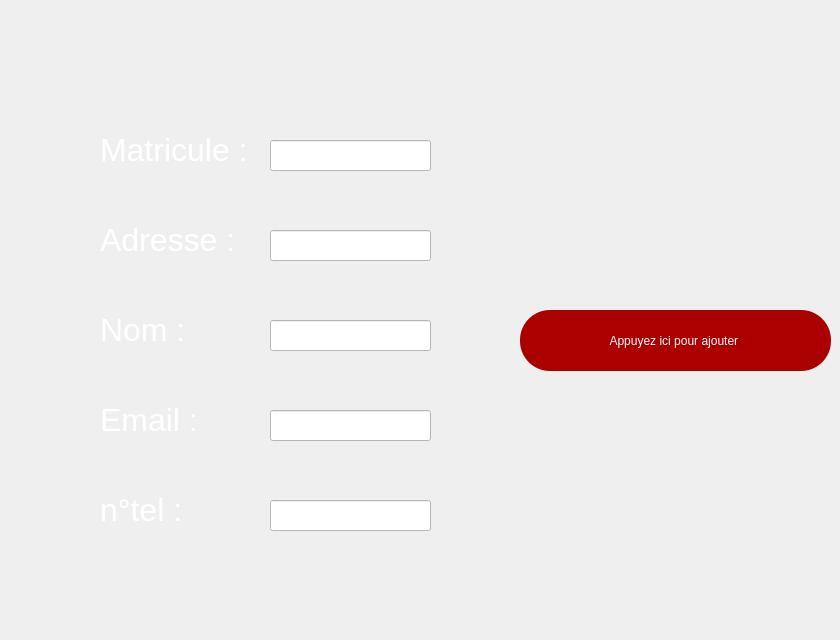
   <widget class="QWidget" name="ajouterf">
    <widget class="QLabel" name="label_11">
     <property name="geometry">
      <rect>
       <x>100</x>
       <y>130</y>
       <width>151</width>
       <height>41</height>
      </rect>
     </property>
     <property name="styleSheet">
      <string notr="true">color: rgb(255, 255, 255);</string>
     </property>
     <property name="text">
      <string>&lt;html&gt;&lt;head/&gt;&lt;body&gt;&lt;p&gt;&lt;span style=&quot; font-size:24pt;&quot;&gt;Matricule :&lt;/span&gt;&lt;/p&gt;&lt;/body&gt;&lt;/html&gt;</string>
     </property>
    </widget>
    <widget class="QLineEdit" name="lineEdit_m">
     <property name="geometry">
      <rect>
       <x>270</x>
       <y>140</y>
       <width>161</width>
       <height>31</height>
      </rect>
     </property>
     <property name="styleSheet">
      <string notr="true">font: italic 22pt &quot;High Tower Text&quot;;
background-color: rgb(255, 255, 255);</string>
     </property>
    </widget>
    <widget class="QLabel" name="label_12">
     <property name="geometry">
      <rect>
       <x>100</x>
       <y>310</y>
       <width>141</width>
       <height>41</height>
      </rect>
     </property>
     <property name="styleSheet">
      <string notr="true">color: rgb(255, 255, 255);</string>
     </property>
     <property name="text">
      <string>&lt;html&gt;&lt;head/&gt;&lt;body&gt;&lt;p&gt;&lt;span style=&quot; font-size:24pt;&quot;&gt;Nom :&lt;/span&gt;&lt;/p&gt;&lt;/body&gt;&lt;/html&gt;</string>
     </property>
    </widget>
    <widget class="QLabel" name="label_13">
     <property name="geometry">
      <rect>
       <x>100</x>
       <y>220</y>
       <width>141</width>
       <height>41</height>
      </rect>
     </property>
     <property name="styleSheet">
      <string notr="true">color: rgb(255, 255, 255);</string>
     </property>
     <property name="text">
      <string>&lt;html&gt;&lt;head/&gt;&lt;body&gt;&lt;p&gt;&lt;span style=&quot; font-size:24pt;&quot;&gt;Adresse :&lt;/span&gt;&lt;/p&gt;&lt;/body&gt;&lt;/html&gt;</string>
     </property>
    </widget>
    <widget class="QLineEdit" name="lineEdit_n">
     <property name="geometry">
      <rect>
       <x>270</x>
       <y>320</y>
       <width>161</width>
       <height>31</height>
      </rect>
     </property>
     <property name="styleSheet">
      <string notr="true">font: italic 22pt &quot;High Tower Text&quot;;
background-color: rgb(255, 255, 255);</string>
     </property>
    </widget>
    <widget class="QLabel" name="label_26">
     <property name="geometry">
      <rect>
       <x>100</x>
       <y>400</y>
       <width>141</width>
       <height>41</height>
      </rect>
     </property>
     <property name="styleSheet">
      <string notr="true">color: rgb(255, 255, 255);</string>
     </property>
     <property name="text">
      <string>&lt;html&gt;&lt;head/&gt;&lt;body&gt;&lt;p&gt;&lt;span style=&quot; font-size:24pt;&quot;&gt;Email :&lt;/span&gt;&lt;/p&gt;&lt;/body&gt;&lt;/html&gt;</string>
     </property>
    </widget>
    <widget class="QLineEdit" name="lineEdit_t">
     <property name="geometry">
      <rect>
       <x>270</x>
       <y>500</y>
       <width>161</width>
       <height>31</height>
      </rect>
     </property>
     <property name="styleSheet">
      <string notr="true">font: italic 22pt &quot;High Tower Text&quot;;
background-color: rgb(255, 255, 255);</string>
     </property>
    </widget>
    <widget class="QLabel" name="label_27">
     <property name="geometry">
      <rect>
       <x>100</x>
       <y>490</y>
       <width>141</width>
       <height>41</height>
      </rect>
     </property>
     <property name="styleSheet">
      <string notr="true">color: rgb(255, 255, 255);</string>
     </property>
     <property name="text">
      <string>&lt;html&gt;&lt;head/&gt;&lt;body&gt;&lt;p&gt;&lt;span style=&quot; font-size:24pt;&quot;&gt;n°tel :&lt;/span&gt;&lt;/p&gt;&lt;/body&gt;&lt;/html&gt;</string>
     </property>
    </widget>
    <widget class="QLineEdit" name="lineEdit_a">
     <property name="geometry">
      <rect>
       <x>270</x>
       <y>230</y>
       <width>161</width>
       <height>31</height>
      </rect>
     </property>
     <property name="styleSheet">
      <string notr="true">font: italic 22pt &quot;High Tower Text&quot;;
background-color: rgb(255, 255, 255);</string>
     </property>
    </widget>
    <widget class="QLineEdit" name="lineEdit_e">
     <property name="geometry">
      <rect>
       <x>270</x>
       <y>410</y>
       <width>161</width>
       <height>31</height>
      </rect>
     </property>
     <property name="styleSheet">
      <string notr="true">font: italic 22pt &quot;High Tower Text&quot;;
background-color: rgb(255, 255, 255);</string>
     </property>
    </widget>
    <widget class="QToolButton" name="toolButton_fromajoutf">
     <property name="geometry">
      <rect>
       <x>60</x>
       <y>570</y>
       <width>81</width>
       <height>61</height>
      </rect>
     </property>
     <property name="text">
      <string/>
     </property>
     <property name="icon">
      <iconset>
       <normaloff>:/img/rs/retour.png</normaloff>:/img/rs/retour.png</iconset>
     </property>
     <property name="iconSize">
      <size>
       <width>65</width>
       <height>65</height>
      </size>
     </property>
     <property name="autoRaise">
      <bool>true</bool>
     </property>
    </widget>
    <widget class="QPushButton" name="ajoutf">
     <property name="geometry">
      <rect>
       <x>520</x>
       <y>310</y>
       <width>311</width>
       <height>61</height>
      </rect>
     </property>
     <property name="styleSheet">
      <string notr="true">font: 16pt &quot;MS Shell Dlg 2&quot;;
color: rgb(255, 255, 255);
background-color: rgb(170, 0, 0);
border-radius: 30px;</string>
     </property>
     <property name="text">
      <string>Appuyez ici pour ajouter </string>
     </property>
     <property name="icon">
      <iconset>
       <normaloff>:/img/rs/add.png</normaloff>:/img/rs/add.png</iconset>
     </property>
     <property name="iconSize">
      <size>
       <width>50</width>
       <height>50</height>
      </size>
     </property>
    </widget>
   </widget>
